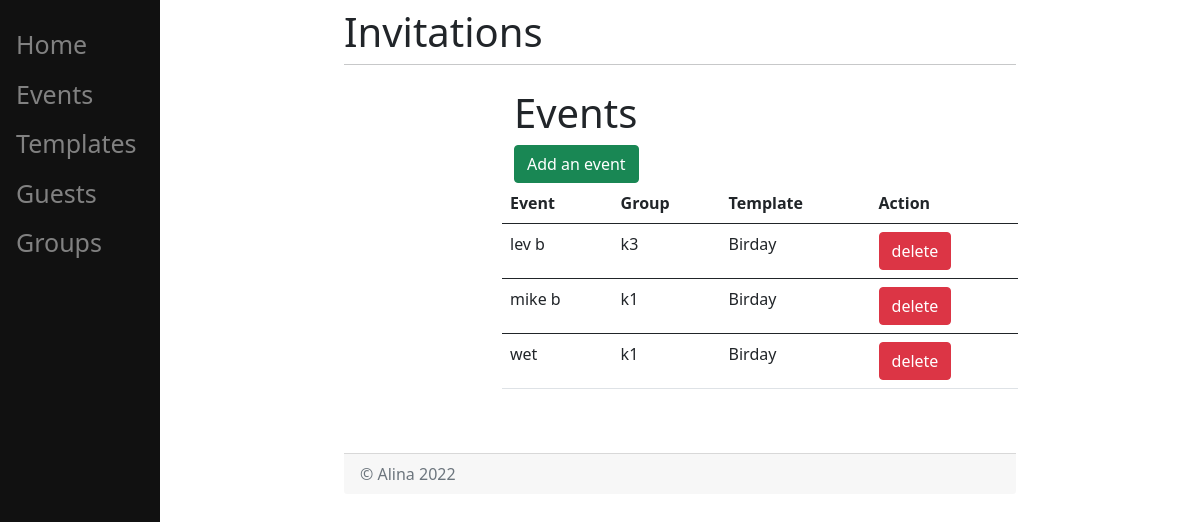
Page /events/ (signed in) on the earlier database version.
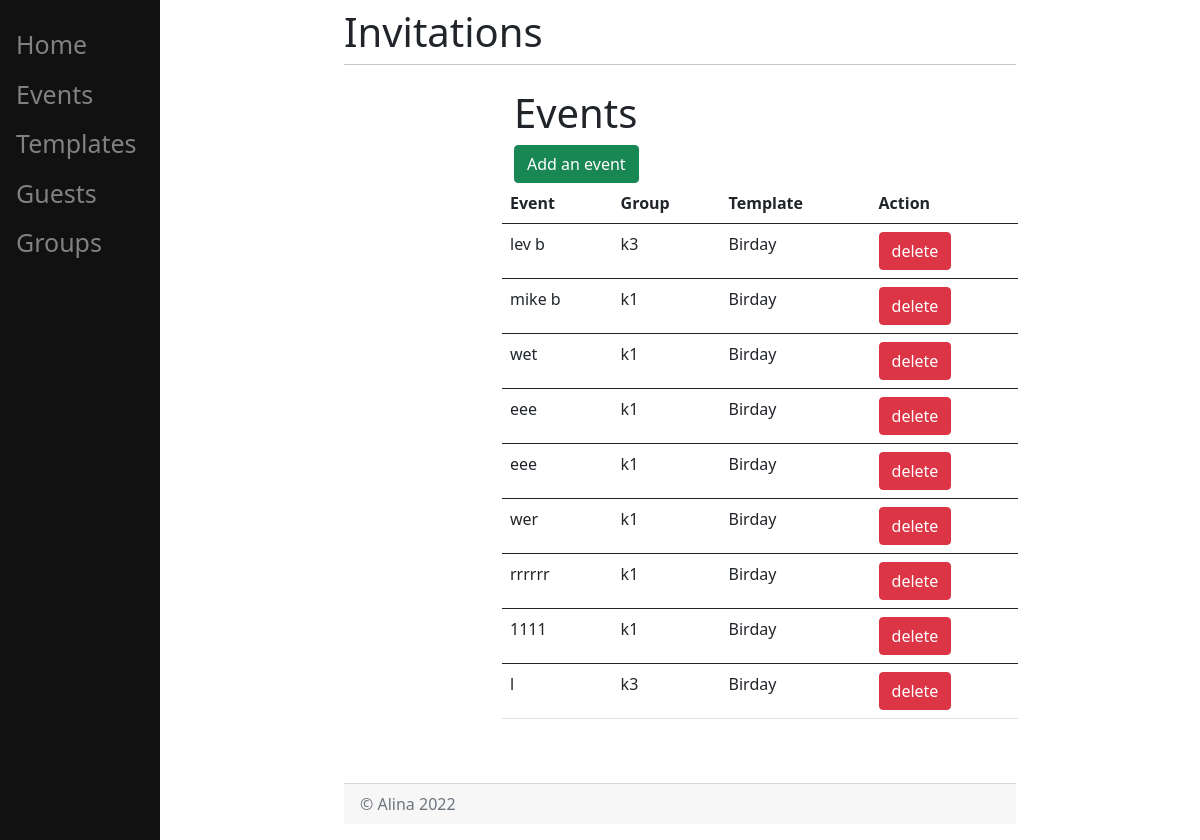
Same page on the later database version.
### invitations/models.py (models this page shows, shortened)
class Event(models.Model):
    group = models.ForeignKey(Group, on_delete=models.CASCADE)
    template = models.ForeignKey(Template, on_delete=models.CASCADE)
    name = models.CharField(max_length=200)

class Group(models.Model):
    name = models.CharField(max_length=200)
    def __str__(self):
        return self.name

class Template(models.Model):
    name = models.CharField(max_length=200)
    content = models.CharField(max_length=200)
    def __str__(self):
        return self.name

### invitations/views.py (the view)
def events(response):
    events_ = Event.objects.all()
    return render(response, "invitations/events.html", {"events": events_})

### templates/invitations/events.html (shortened to what this page needs)
{% extends 'invitations/home.html' %}
{% load crispy_forms_tags %}
{% block content %}
    <h1>Events</h1>
    <form action="/events/add"><button type="submit" class="btn btn-success">Add an event</button></form>
    {% if events %}
        <table class="table">
            <thead>
            <tr>
                <th scope="col">Event</th>
                <th scope="col">Group</th>
                <th scope="col">Template</th>
                <th scope="col">Action</th>
            </tr>
            </thead>
            <tbody>
            {% for event in events %}
                <tr>
                    <td>{{ event.name }}</td>
                    <td>{{ event.group }}</td>
                    <td>{{ event.template }}</td>
                    <td>
                        <form action="/events/delete/" method="post">
                            <button type="submit" class="btn btn-danger">delete</button>
                        </form>
                    </td>
                </tr>
                </tbody>
            {% endfor %}
        </table>
    {% else %}
        <dev><p> You have no events yet </p></dev>
    {% endif %}
{% endblock %}

Differences in the rows shown:
added Event: name "eee", group "k1", template "Birday"
added Event: name "eee", group "k1", template "Birday"
added Event: name "wer", group "k1", template "Birday"
added Event: name "rrrrrr", group "k1", template "Birday"
added Event: name "1111", group "k1", template "Birday"
added Event: name "l", group "k3", template "Birday"
